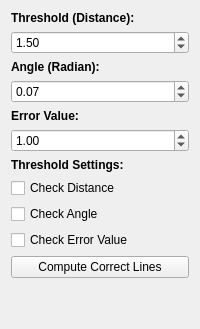
        <widget class="QWidget" name="tab_03_test">
         <attribute name="title">
          <string>CLData</string>
         </attribute>
         <layout class="QHBoxLayout" name="horizontalLayout_3">
          <item>
           <layout class="QVBoxLayout" name="test_page">
            <item>
             <widget class="QLabel" name="label_threshold">
              <property name="sizePolicy">
               <sizepolicy hsizetype="Fixed" vsizetype="Fixed">
                <horstretch>0</horstretch>
                <verstretch>0</verstretch>
               </sizepolicy>
              </property>
              <property name="font">
               <font>
                <family>Arial</family>
                <weight>75</weight>
                <bold>true</bold>
               </font>
              </property>
              <property name="text">
               <string>Threshold (Distance):</string>
              </property>
             </widget>
            </item>
            <item>
             <widget class="QDoubleSpinBox" name="dsb_distance_threshold">
              <property name="maximum">
               <double>500000.000000000000000</double>
              </property>
              <property name="singleStep">
               <double>0.500000000000000</double>
              </property>
              <property name="value">
               <double>1.500000000000000</double>
              </property>
             </widget>
            </item>
            <item>
             <layout class="QVBoxLayout" name="layout_angle">
              <item>
               <widget class="QLabel" name="label_angle">
                <property name="sizePolicy">
                 <sizepolicy hsizetype="Fixed" vsizetype="Fixed">
                  <horstretch>0</horstretch>
                  <verstretch>0</verstretch>
                 </sizepolicy>
                </property>
                <property name="font">
                 <font>
                  <family>Arial</family>
                  <weight>75</weight>
                  <bold>true</bold>
                 </font>
                </property>
                <property name="text">
                 <string>Angle (Radian):</string>
                </property>
               </widget>
              </item>
              <item>
               <widget class="QDoubleSpinBox" name="dsb_angle_threshold">
                <property name="maximum">
                 <double>500000.000000000000000</double>
                </property>
                <property name="singleStep">
                 <double>0.010000000000000</double>
                </property>
                <property name="value">
                 <double>0.070000000000000</double>
                </property>
               </widget>
              </item>
              <item>
               <layout class="QVBoxLayout" name="layout_error">
                <item>
                 <layout class="QVBoxLayout" name="layout_inner_error">
                  <item>
                   <widget class="QLabel" name="label_error">
                    <property name="font">
                     <font>
                      <family>Arial</family>
                      <weight>75</weight>
                      <bold>true</bold>
                     </font>
                    </property>
                    <property name="text">
                     <string>Error Value:</string>
                    </property>
                   </widget>
                  </item>
                  <item>
                   <widget class="QDoubleSpinBox" name="dsb_error_threshold">
                    <property name="maximum">
                     <double>500000.000000000000000</double>
                    </property>
                    <property name="singleStep">
                     <double>0.100000000000000</double>
                    </property>
                    <property name="value">
                     <double>1.000000000000000</double>
                    </property>
                   </widget>
                  </item>
                 </layout>
                </item>
                <item>
                 <layout class="QVBoxLayout" name="layout_threshold_settings">
                  <item>
                   <widget class="QLabel" name="label_threshold_settings">
                    <property name="font">
                     <font>
                      <family>Arial</family>
                      <weight>75</weight>
                      <bold>true</bold>
                     </font>
                    </property>
                    <property name="text">
                     <string>Threshold Settings:</string>
                    </property>
                   </widget>
                  </item>
                  <item>
                   <widget class="QCheckBox" name="cb_check_distance">
                    <property name="font">
                     <font>
                      <family>Ubuntu</family>
                     </font>
                    </property>
                    <property name="text">
                     <string>Check Distance</string>
                    </property>
                   </widget>
                  </item>
                  <item>
                   <widget class="QCheckBox" name="cb_check_angle">
                    <property name="font">
                     <font>
                      <family>Ubuntu</family>
                     </font>
                    </property>
                    <property name="text">
                     <string>Check Angle</string>
                    </property>
                   </widget>
                  </item>
                  <item>
                   <widget class="QCheckBox" name="cb_check_error_value">
                    <property name="font">
                     <font>
                      <family>Ubuntu</family>
                     </font>
                    </property>
                    <property name="text">
                     <string>Check Error Value</string>
                    </property>
                   </widget>
                  </item>
                  <item>
                   <widget class="QPushButton" name="pb_compute_clines">
                    <property name="text">
                     <string>Compute Correct Lines</string>
                    </property>
                   </widget>
                  </item>
                  <item>
                   <spacer name="spacer_test_page">
                    <property name="orientation">
                     <enum>Qt::Vertical</enum>
                    </property>
                    <property name="sizeHint" stdset="0">
                     <size>
                      <width>20</width>
                      <height>40</height>
                     </size>
                    </property>
                   </spacer>
                  </item>
                 </layout>
                </item>
               </layout>
              </item>
             </layout>
            </item>
           </layout>
          </item>
         </layout>
        </widget>
